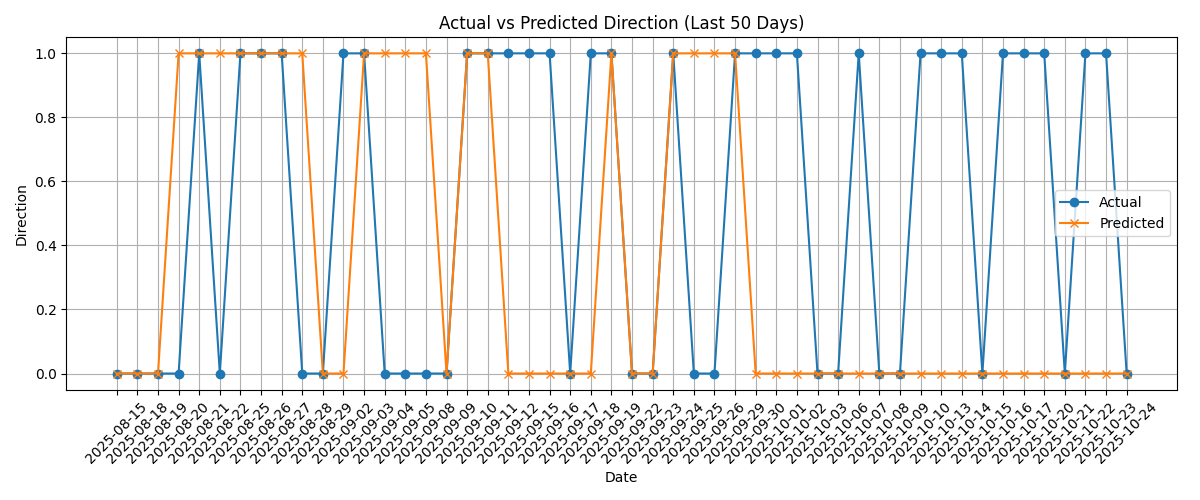

Source code (Python):
import pandas as pd
import matplotlib.pyplot as plt

# Load features and predictions
df = pd.read_csv("features.csv", index_col=0)

# Load target column
df["Target"] = df["Return"].shift(-1).apply(lambda x: 1 if x > 0 else 0)
df = df.dropna(subset=["Target"])

# Get predictions from saved model (optional)
# Or re-run predictions inline for quick display
from sklearn.ensemble import RandomForestClassifier
from sklearn.model_selection import train_test_split

X = df[["MA5", "MA10", "Volatility5"]]
y = df["Target"]
X_train, X_test, y_train, y_test = train_test_split(X, y, test_size=0.2, shuffle=False)

model = RandomForestClassifier(n_estimators=100, random_state=42)
model.fit(X_train, y_train)
df["Predicted"] = model.predict(X)

# Plot actual vs predicted
plt.figure(figsize=(12, 5))
plt.plot(df.index[-50:], df["Target"].tail(50), label="Actual", marker='o')
plt.plot(df.index[-50:], df["Predicted"].tail(50), label="Predicted", marker='x')
plt.title("Actual vs Predicted Direction (Last 50 Days)")
plt.xlabel("Date")
plt.ylabel("Direction")
plt.legend()
plt.xticks(rotation=45)
plt.tight_layout()
plt.grid(True)
plt.show()
